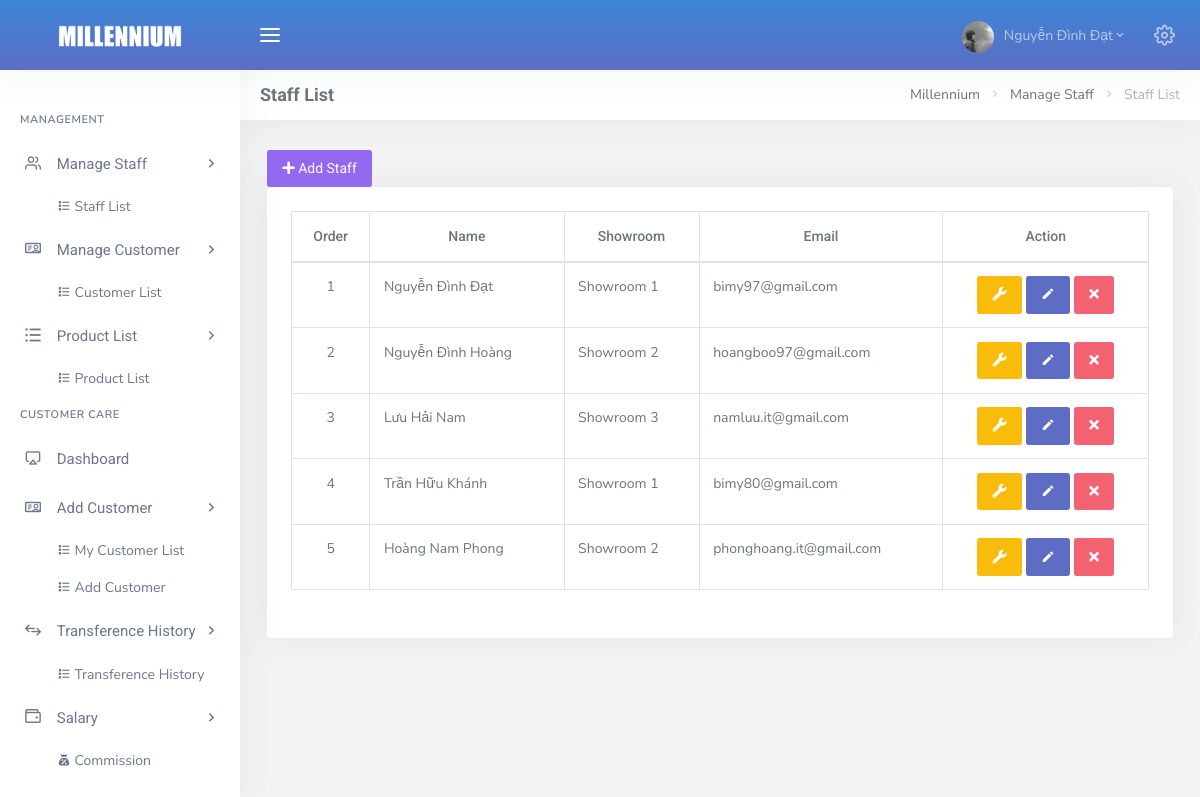
Before: /admin/dashboard.php?page=list_all_user (signed in) with the older database file.
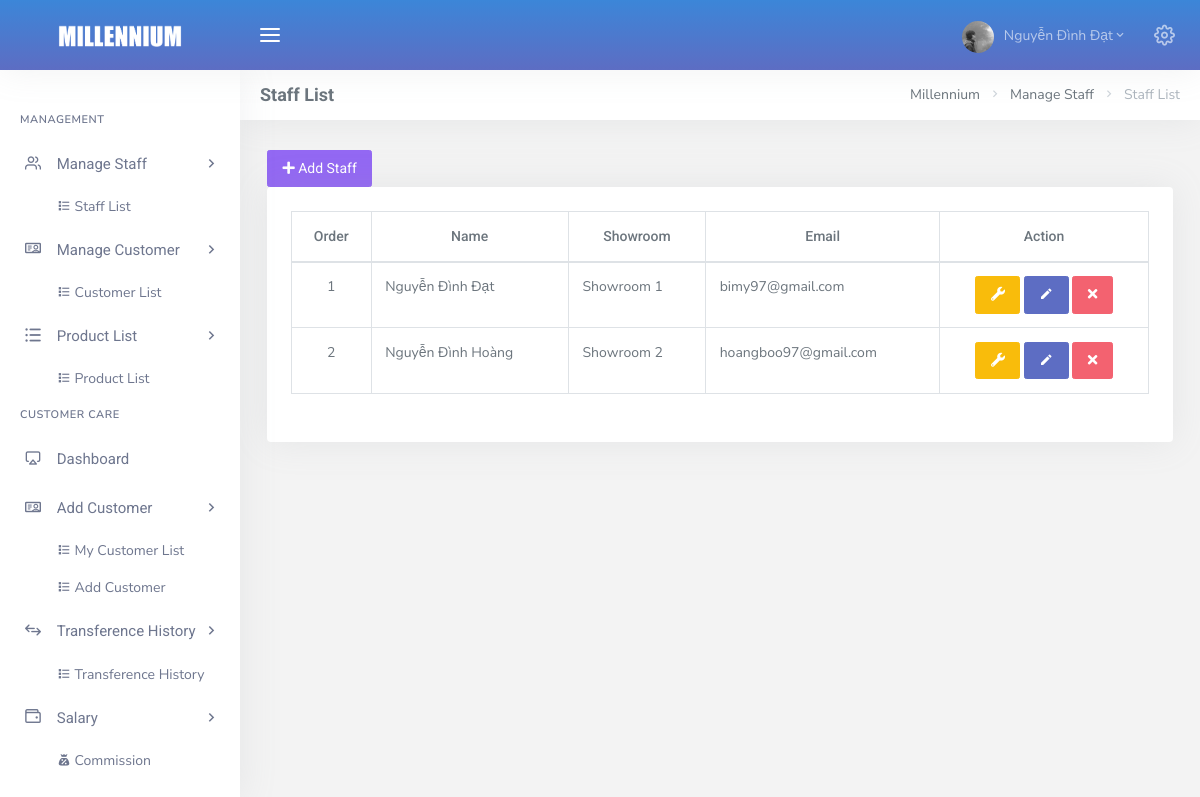
After: the same page with the newer database file.
### tables this page shows
CREATE TABLE `tbl_user` (
  `id` int(11) NOT NULL,
  `name` varchar(50) NOT NULL,
  `showroom_id` int(11) NOT NULL,
  `avatar` varchar(50) NOT NULL DEFAULT 'default.png',
  `email` varchar(50) NOT NULL,
  `passw` varchar(50) NOT NULL DEFAULT '123456',
  `addres` varchar(100) NOT NULL,
  `salary` float NOT NULL,
  `role` tinyint(4) NOT NULL DEFAULT 2,
  `status` tinyint(4) NOT NULL DEFAULT 1,
  `create_at` datetime NOT NULL DEFAULT current_timestamp()
);

CREATE TABLE `tbl_showroom` (
  `showroom_id` int(11) NOT NULL,
  `title` varchar(50) NOT NULL,
  `addres` varchar(100) NOT NULL,
  `create_at` datetime NOT NULL DEFAULT current_timestamp()
);

### admin/Controller/User/User_c.php (called while the page is built, shortened)
<?php
    include_once("Model/User/User_m.php");
    class User_c extends User_m {
        private $user;
        function __construct()
        {
            $this->user = new User_m();
        }
        public function User() {
            $user = $this->user->getAllUser();
            include_once 'View/User/list_all_user.php';
        }
    }

### admin/Config/myConfig.php (called while the page is built, shortened)
<?php
	class Connect{
		private $user = "root";
		private $pass = "";
		private $dns = "mysql:host=localhost;dbname=customer_care";
		function __construct(){
			try {
				$this->pdo = new PDO($this->dns, $this->user, $this->pass);
				$this->pdo->query("SET NAMES utf8");
			} catch (PDOException $e) {
				echo $e->getMessage();
				exit();
			}
		}
	}
 ?>

### admin/Model/User/User_m.php (called while the page is built, shortened)
<?php
	include_once 'Config/myConfig.php';
	class User_m extends Connect {
		function __construct()
		{
			parent::__construct();
		}
		protected function getAllUser() {
			$sql = "SELECT * FROM tbl_user, tbl_showroom
					WHERE tbl_user.showroom_id = tbl_showroom.showroom_id";
			$pre = $this->pdo->prepare($sql);
			$pre->execute();
			$result = array();
			while ($row = $pre->fetch(PDO::FETCH_ASSOC)) {
				$result[] = $row;
			}
			return $result;
		}
	}
 ?>

### admin/View/User/list_all_user.php (the view, shortened to what this page needs)
<button type="button" class="btn btn-icon waves-effect waves-light btn-purple addUser"
data-toggle = "modal" data-target = "#add_user" title="Add Staff">
     <i class="fa fa-plus" aria-hidden="true"></i> Add Staff
</button>
<div class="row">
  <div class="col-12">
    <div class="card-box table-responsive table_User">
        <table id="datatable_listuser" class="display table table-bordered  dt-responsive nowrap" style="border-collapse: collapse; border-spacing: 0; width: 100%;">
          <thead>
            <tr class="text-center">
                <th>Order</th>
                <th>Name</th>
                <th>Showroom</th>
                <th>Email</th>
                <th>Action</th>
            </tr>
          </thead>
          <tbody id="view_all_user">
            <?php
              $count_user = 0;
              foreach ($user as $key => $valueUser) {
                $count_user++;
                ?>
                  <tr>
                      <td class="text-center"><?= $count_user; ?></td>
                      <td><?= $valueUser['name'] ?></td>
                      <td><?= $valueUser['title'] ?></td>
                      <td><?= $valueUser['email'] ?></td>
                      <td class="text-center">
                          <button class="btn btn-icon waves-effect waves-light btn-warning"
                          data-toggle = "modal"
                          data-target = "#edit_user<?= $valueUser['id']; ?>"
                          data-whatever = "@getbootstrap"
                          title="Modify">
                            <i class="fas fa-wrench"></i>
                          </button>
                          <a href="dashboard.php?page=list_customer_care_user&id=<?= $valueUser['id']; ?>">
                            <button type="button" class="btn btn-icon waves-effect waves-light btn-primary" title="Detail"><span><i class="mdi mdi-pencil"></i></span></button>
                          </a>
                          <button class="btn btn-danger btn-icon waves-effect waves-light removeUser"
                          value="<?= $valueUser['id']; ?>"
                          title="Delete">
                            <i class="fas fa-times"></i>
                          </button>
                      </td>
                  </tr>
                <?php
              }
             ?>
          </tbody>
        </table>
    </div>
  </div>
</div>

Changed rows visible on the page:
removed tbl_user: name "Lưu Hải Nam", showroom.title "Showroom 3", email "namluu.it@gmail.com"
removed tbl_user: name "Trần Hữu Khánh", showroom.title "Showroom 1", email "bimy80@gmail.com"
removed tbl_user: name "Hoàng Nam Phong", showroom.title "Showroom 2", email "phonghoang.it@gmail.com"
